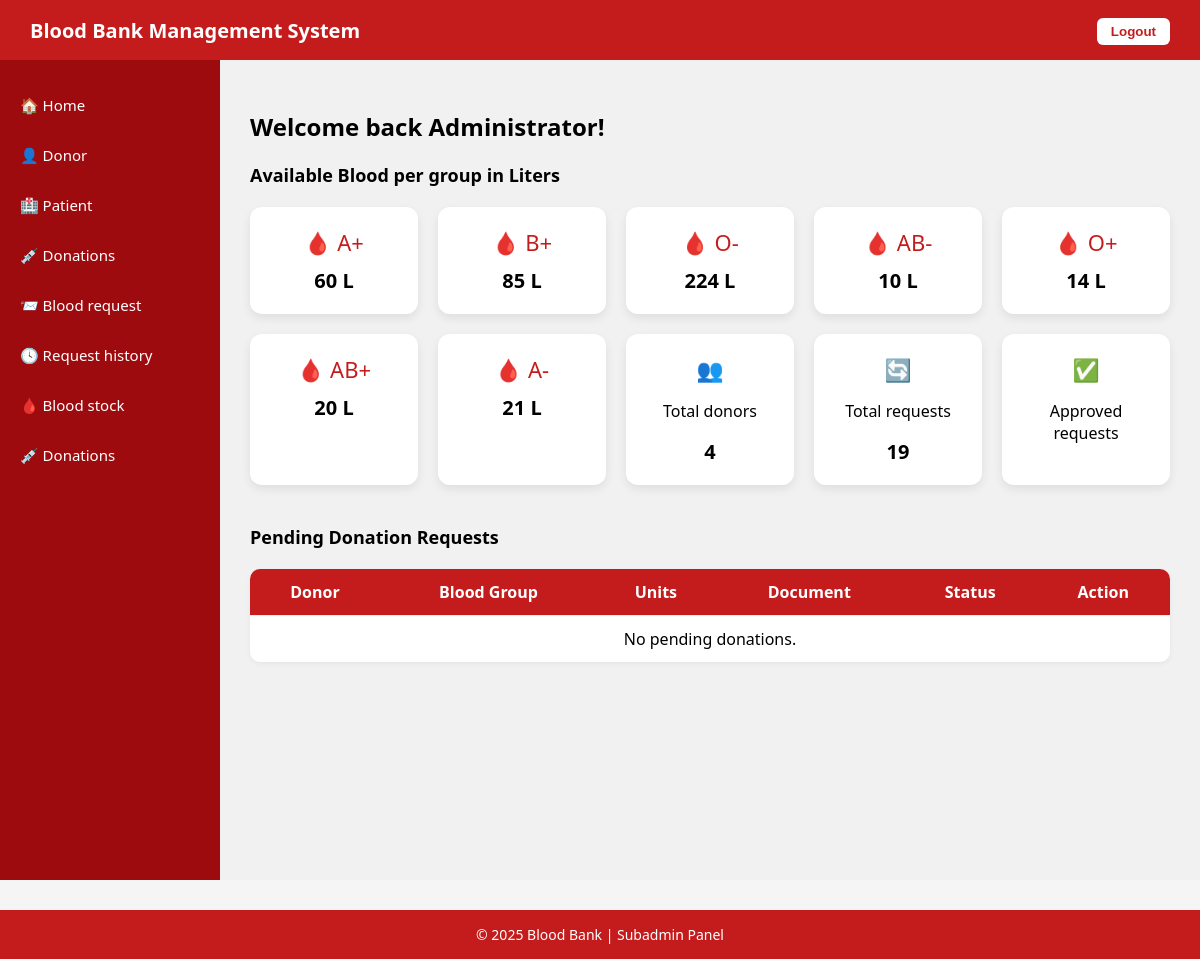
The app's page /subadmin/dashboard/ (signed in) with its own data.
### sub_admin/models.py (models this page shows, shortened)
class BloodStock(models.Model):
    BLOOD_GROUPS = [
        ('A+', 'A+'), ('A-', 'A-'),
        ('B+', 'B+'), ('B-', 'B-'),
        ('AB+', 'AB+'), ('AB-', 'AB-'),
        ('O+', 'O+'), ('O-', 'O-'),
    ]
    blood_group = models.CharField(max_length=5, choices=BLOOD_GROUPS, unique=True)
    units_available = models.PositiveIntegerField(default=0)

### sub_admin/views.py (the view)
# urls.py: path('dashboard/', views.subadmin_dashboard, name='subadmin_dashboard'),
@login_required(login_url='subadmin_login')
@user_passes_test(is_subadmin)
def subadmin_dashboard(request):
    context = {
        'total_donors': Donor.objects.count(),
        'total_patients': Patient.objects.count(),
        'total_requests': BloodRequest.objects.count(),
        'blood_stock': BloodStock.objects.all(),
        'pending_donations': Donation.objects.filter(status='Pending'),
    }
    return render(request, 'subadmin/dashboard.html', context)

### sub_admin/views.py (called while the page is built)
def is_subadmin(user):
    return user.is_superuser

### templates/subadmin/dashboard.html (shortened to what this page needs)
<!DOCTYPE html>
<html lang="en">
<head>
</head>
<body>
  <header>
    <div>Blood Bank Management System</div>
    <form method="post" action="{% url 'logout' %}">
      <button class="logout-button" type="submit">Logout</button>
    </form>
  </header>
  <div class="container">
    <div class="sidebar">
      <a href="{% url 'home' %}">🏠 Home</a>
      <a href="{% url 'subadmin_donation_requests' %}">👤 Donor</a>
      <a href="{% url 'subadmin_patient_list' %}">🏥 Patient</a>
      <a href="#">💉 Donations</a>
      <a href="{% url 'subadmin_blood_requests' %}">📨 Blood request</a>
      <a href="#">🕓 Request history</a>
      <a href="{% url 'subadmin_blood_stock' %}">🩸 Blood stock</a>
      <a href="{% url 'subadmin_donation_requests' %}">💉 Donations</a>
    </div>
    <div class="main-content">
      <h2>Welcome back Administrator!</h2>
      <p class="section-title">Available Blood per group in Liters</p>
      <div class="card-grid">
        {% for stock in blood_stock %}
        <div class="card">
          <div class="icon">🩸 {{ stock.blood_group }}</div>
          <strong>{{ stock.units_available }} L</strong>
        </div>
        {% endfor %}
        <div class="card">
          <div class="icon">👥</div>
          <p>Total donors</p>
          <strong>{{ total_donors }}</strong>
        </div>
        <div class="card">
          <div class="icon">🔄</div>
          <p>Total requests</p>
          <strong>{{ total_requests }}</strong>
        </div>
        <div class="card">
          <div class="icon">✅</div>
          <p>Approved requests</p>
        </div>
      </div>
      <p class="section-title" style="margin-top: 40px;">Pending Donation Requests</p>
      <table>
        <thead>
          <tr>
            <th>Donor</th>
            <th>Blood Group</th>
            <th>Units</th>
            <th>Document</th>
            <th>Status</th>
            <th>Action</th>
          </tr>
        </thead>
        <tbody>
          {% for donation in pending_donations %}
          <tr>
            <td>{{ donation.donor.username }}</td>
            <td>{{ donation.blood_group }}</td>
            <td>{{ donation.units }}</td>
            <td>
              <a href="{{ donation.document.url }}" target="_blank" style="color: #c41c1c;">View File</a>
            </td>
            <td>{{ donation.status }}</td>
            <td>
              <a class="approve-link" href="{% url 'approve_donation' donation.id %}">Approve</a>
            </td>
          </tr>
          {% empty %}
          <tr>
            <td colspan="6">No pending donations.</td>
          </tr>
          {% endfor %}
        </tbody>
      </table>
    </div>
  </div>
  <div class="footer">
    © 2025 Blood Bank | Subadmin Panel
  </div>
</body>
</html>

### templates/subadmin/dashboard.html (style rules this page uses)
body { margin: 0; font-family: 'Segoe UI', sans-serif; background-color: #f5f5f5; }
header { background-color: #c41c1c; color: white; padding: 15px 30px; display: flex; justify-content: space-between; align-items: center; font-size: 20px; font-weight: bold; }
.logout-button { background-color: white; color: #c41c1c; padding: 6px 14px; border: none; border-radius: 6px; font-weight: bold; cursor: pointer; }
.container { display: flex; }
.sidebar { width: 220px; background-color: #9e0b0f; color: white; height: 100vh; padding-top: 20px; }
.sidebar a { display: block; padding: 15px 20px; text-decoration: none; color: white; font-size: 15px; transition: background 0.3s; }
.main-content { flex: 1; padding: 30px; background-color: #f1f1f1; }
.section-title { font-size: 18px; font-weight: bold; margin-bottom: 20px; }
.card-grid { display: grid; grid-template-columns: repeat(auto-fit, minmax(150px, 1fr)); gap: 20px; }
.card { background-color: white; border-radius: 12px; padding: 20px; text-align: center; box-shadow: 0px 4px 10px rgba(0, 0, 0, 0.08); }
.card .icon { font-size: 22px; margin-bottom: 10px; color: #c41c1c; }
.card strong { display: block; font-size: 20px; margin-top: 5px; }
.footer { text-align: center; padding: 15px; background-color: #c41c1c; color: white; font-size: 14px; margin-top: 30px; }
table { width: 100%; border-collapse: collapse; background-color: white; box-shadow: 0 2px 5px rgba(0,0,0,0.05); border-radius: 10px; overflow: hidden; }
th, td { padding: 12px; text-align: center; }
thead { background-color: #c41c1c; color: white; }
tbody tr { border-top: 1px solid #eee; }

### records on screen
BloodStock: blood_group "A+", units_available "60"
BloodStock: blood_group "B+", units_available "85"
BloodStock: blood_group "O-", units_available "224"
BloodStock: blood_group "AB-", units_available "10"
BloodStock: blood_group "O+", units_available "14"
BloodStock: blood_group "AB+", units_available "20"
BloodStock: blood_group "A-", units_available "21"

### other values on screen
{{ total_donors }} "4"
{{ total_requests }} "19"
